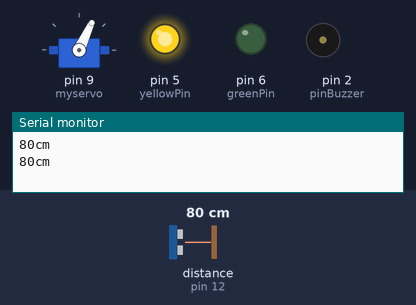
Recording of a sketch running on a simulated Arduino Uno, built with avr-gcc and run on an emulated ATmega328P. On the bench: servo, output pins drawn as LEDs (lit = HIGH), buzzer (waves = sounding, pin HIGH), the last lines printed to the serial monitor. Wiring (inferred from the names in the program): ultrasonic range finder: trigger pin 11; echo pin 12. Dashed ring = blinking. Inputs (shaded band) come from the test bench; at power-on: distance to the obstacle (sensor on pin 12) 80 cm. The echo pulse lasts 58.3 µs per cm; pins used as bus, display or sensor lines are not drawn.

Above: at 1.8 s.
1.9 s: distance to the obstacle (sensor on pin 12) set to 7 cm
4.2 s: distance to the obstacle (sensor on pin 12) set to 4 cm
At 6.14 s:
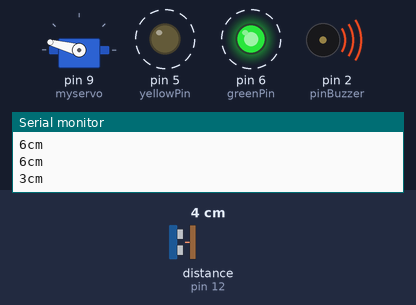
At 6.74 s:
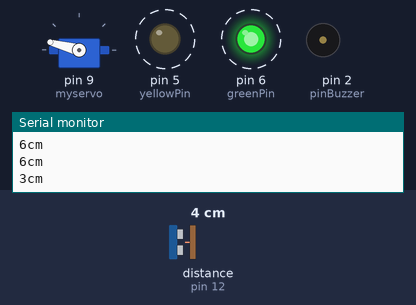
Timing chart, 0 to 14.3 s (numbered marks = the images above; inputs shaded):
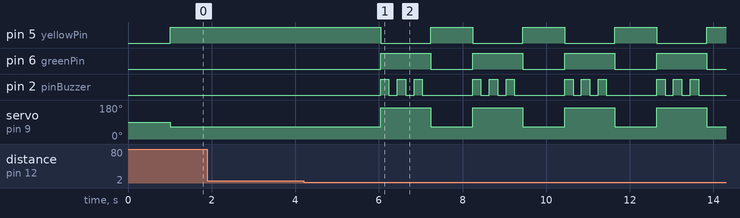

The sketch:

sketch_jul02d.ino
```cpp
#include <Servo.h>
const byte pinBuzzer = 2;
const int EPin = 12;
const int TPin = 11;
int yellowPin = 5;
int greenPin = 6;
long jarak;
int durasi;
Servo myservo;
int pos = 0;

void setup() {
pinMode(pinBuzzer, OUTPUT);
myservo.attach(9);
pinMode(EPin,INPUT);
pinMode(TPin,OUTPUT);
Serial.begin(9600);
pinMode(yellowPin, OUTPUT);
pinMode(greenPin, OUTPUT);

}

void loop() {
digitalWrite(TPin,HIGH);
delayMicroseconds(10);
digitalWrite(TPin,LOW);

durasi = pulseIn(EPin,HIGH);
jarak = durasi/58;
Serial.print(jarak);
Serial.print("cm");
Serial.println();
delay (1000);

if (jarak <=4){
  myservo.write(165);
    digitalWrite(yellowPin, LOW);
digitalWrite(greenPin, HIGH);
digitalWrite(pinBuzzer, HIGH);
delay(200);
digitalWrite(pinBuzzer, LOW);
delay(200);
digitalWrite(pinBuzzer, HIGH);
delay(200);
digitalWrite(pinBuzzer, LOW);
delay(200);
digitalWrite(pinBuzzer, HIGH);
delay(200);
digitalWrite(pinBuzzer, LOW);
delay(200);
    digitalWrite(greenPin, LOW);
    digitalWrite(yellowPin, HIGH);
    myservo.write(65);

  }
  else{
    myservo.write(65);
        digitalWrite(yellowPin, HIGH);
        digitalWrite(pinBuzzer, LOW);
    delay(5);
  }
}
```

Measured:
- the behaviour switches between 6 and 5 cm on distance to the obstacle (sensor on pin 12) (found by bisection; images 0 and 1)
- after the input at 4.2 s, pin 5 (yellowPin): alternates HIGH for 1.0 s and LOW for 1.2 s, starting after 1.8 s; pin 6 (greenPin): alternates HIGH for 1.2 s and LOW for 1.0 s, starting after 1.8 s
